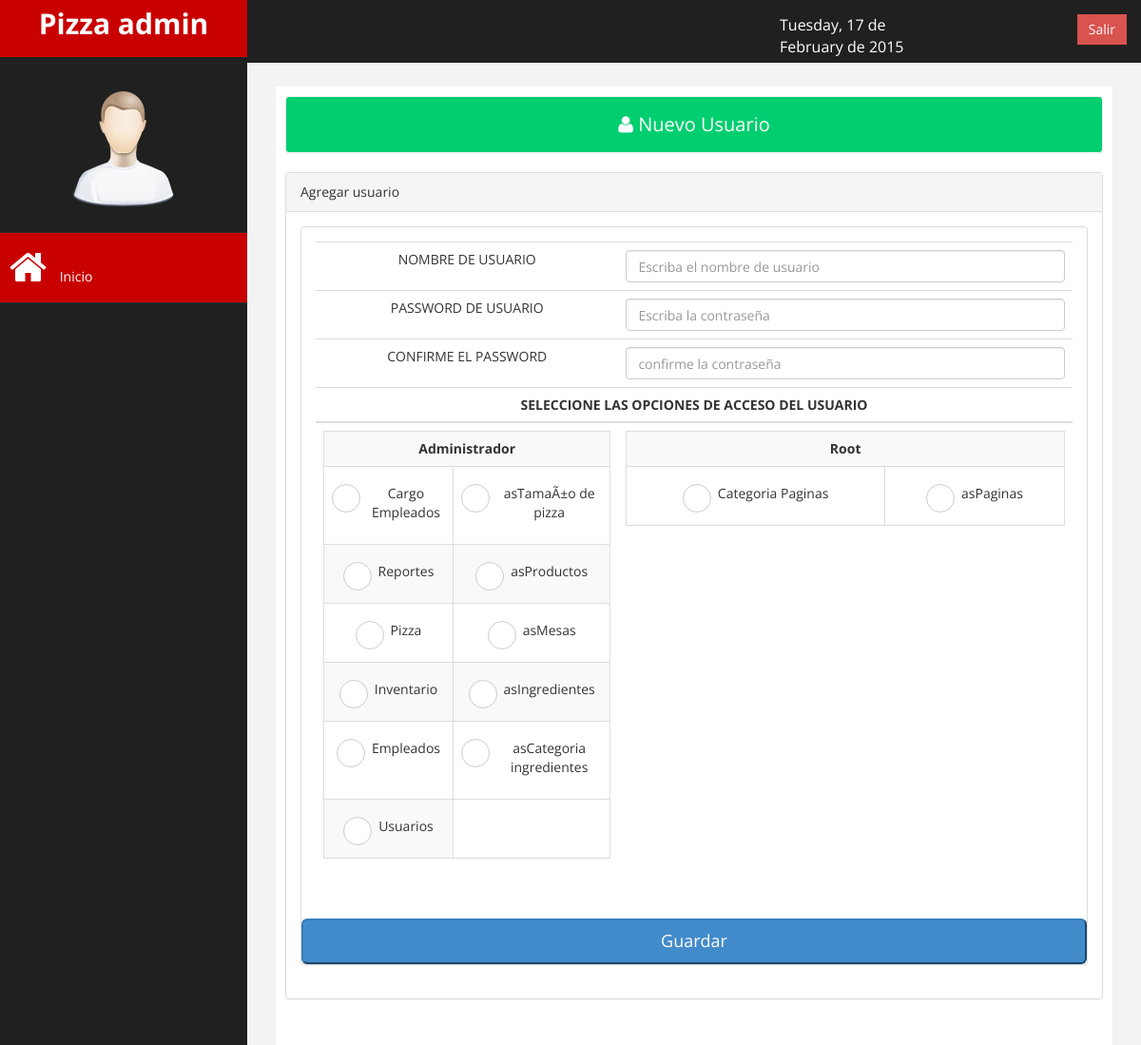
Page /new_user.php on the committed database.
### tables this page shows
CREATE TABLE pagina
(
	id_pagina            INTEGER AUTO_INCREMENT,
	nombre_pagina        VARCHAR(50) NULL,
	url_pagina           VARCHAR(100) NULL,
	status_pagina        VARCHAR(5) NULL,
	id_categoria_pagina  INTEGER NULL,
	icono_pagina         VARCHAR(50) NULL,
	PRIMARY KEY (id_pagina),
	FOREIGN KEY R_32 (id_categoria_pagina) REFERENCES categoria_pagina (id_categoria_pagina)
)AUTO_INCREMENT = 0;

CREATE TABLE categoria_pagina
(
	id_categoria_pagina  INTEGER AUTO_INCREMENT,
	nombre_categoria_pagina VARCHAR(50) NULL,
	status_categoria_pagina VARCHAR(20) NULL,
	icono_categoria_pagina VARCHAR(50) NULL,
	PRIMARY KEY (id_categoria_pagina)
)AUTO_INCREMENT = 0;

### include/form/lib-form-new-user.php (the view, shortened to what this page needs)
<?php
$id_emp=$_SESSION['id_empleado'];
$seccion_pagina2="";
$consulta2="SELECT * FROM categoria_pagina where status_categoria_pagina='1' and nombre_categoria_pagina<>'venta'";
$resultado = mysql_query($consulta2);
echo '
<div class="panel panel-default ">
                        <div class="panel-body">
<div class="table-responsive">
                                <table class="table table-hover">
                                    <form action="procesos/guardar_usuario.php" method="POST">
										<tr>
											<td width="40%">NOMBRE DE USUARIO</td>
											<td width="60%" ><input type="text" class="form-control" name="nombre_us" placeholder="Escriba el nombre de usuario"/>
											</td>
										</tr>
										<tr>
											<td>PASSWORD DE USUARIO</td>
											<td><input type="password" class="form-control" name="pass" id="pass1" placeholder="Escriba la contraseña "/>
											</td>
										</tr>
										<tr>
											<td>CONFIRME EL PASSWORD</td>
											<td><input type="password" id="pass2" class="form-control" placeholder="confirme la contraseña "/>
											</td>
											</tr>
									 	<tr align="center" valign="middle">
											 <th colspan="5">SELECCIONE LAS OPCIONES DE ACCESO DEL USUARIO</th>
											 </tr>
											<tr>
												<tbody VALIGN=TOP ALIGN=CENTER >
											';
													$count=0;
													while ($r=mysql_fetch_assoc($resultado))
													{
														$seccion_pagina=$r['id_categoria_pagina'];
														$consulta2="SELECT * FROM pagina where status_pagina='1' and id_categoria_pagina='".$seccion_pagina."'  ORDER BY id_categoria_pagina";
														$resultado2 = mysql_query($consulta2);
														while ($r2=mysql_fetch_assoc($resultado2)){
														$valor=$r2['nombre_pagina'];
														$id_pagina=$r2['id_pagina'];
														if($seccion_pagina!=$seccion_pagina2)
														{
															if($count>0)
															{
																echo '
																</td>
																</table >';
															}
															$count=0;
																echo '
																<td>
																<table VALIGN=CENTER class="table table-striped table-bordered table-hover">
																<tr ><th colspan="2">'.$r['nombre_categoria_pagina'].'</th></tr>';
														}
														$seccion_pagina2=$seccion_pagina;
													  	if($count % 2 == 0){
												    		echo '<tr>
												    					<td>
													    					<div class="checkbox checkbox-info checkbox-circle">
													    						<input id="checkbox'.$id_pagina.'" name="lista_ac[]" value="'.$id_pagina.'" type="checkbox" class="" onclick="mostrar_opcion(this)" >
													    						<label for="checkbox'.$id_pagina.'">
													    							'.$valor.'
													    						</label>
													    					</div>
													    					<div id="opcion'.$id_pagina.'" style="display:none">
														    					Guardar <input  type="checkbox" class="" name="arreglo'.$id_pagina.'[]" value="guardar">
	                                                            				Modificar <input  type="checkbox" class="" name="arreglo'.$id_pagina.'[]" value="modificar">
	                                                            				Eliminar <input  type="checkbox" class="" name="arreglo'.$id_pagina.'[]" value="baja">
												    						</div>
												    					</td>';
												  		}
												  		else{
												  			echo '<td>
													    				<div class="checkbox checkbox-info checkbox-circle">
													    					<input id="checkbox'.$id_pagina.'" name="lista_ac[]" value="'.$id_pagina.'" type="checkbox" class="" onclick="mostrar_opcion(this)">
													    					<label for="checkbox'.$id_pagina.'">
													    						as'.$valor.'
													    					</label>
													    				</div>
													    				<div id="opcion'.$id_pagina.'" style="display:none">
													    					Guardar <input  type="checkbox" class="" name="arreglo'.$id_pagina.'[]" value="guardar">
                                                            				Modificar <input  type="checkbox" class="" name="arreglo'.$id_pagina.'[]" value="modificar">
                                                           					Eliminar <input  type="checkbox" class="" name="arreglo'.$id_pagina.'[]" value="baja">
												    					</div>
												    				</td>';
												 		}
												 		$count++;
													}
												}
										echo '
							</tbody>
				</table>
            </table>
                               <input type="hidden" name="id_emp" value="'.$id_emp.'" />
</div>
</div>
';
 ?>

### check/build.css (style rules this page uses)
.checkbox { padding-left: 20px; }
.checkbox label { display: inline-block; position: relative; padding-left: 17px; }
.checkbox label::before { content: ""; display: inline-block; position: absolute; width: 30px; height: 30px; left: 0; margin-left: -20px; border: 1px solid #cccccc; border-radius: 3px; background-color: #fff; -webkit-transition: border 0.15s ease-in-out, color 0.15s ease-in-out; -o-transition: border 0.15s ease-in-out, color 0.15s ease-in-out; transition: border 0.15s ease-in-out, color 0.15s ease-in-out; }
.checkbox label::after { display: inline-block; position: absolute; width: 16px; height: 16px; left: 0; top: 0; margin-left: -20px; padding-left: 4px; padding-top: 0px; font-size: 23px; color: #555555; }
.checkbox.checkbox-circle label::before { border-radius: 50%; }

### css/custom2.css (style rules this page uses)
th,td { text-align: center; }
body { font-family: 'Open Sans', sans-serif; }

### rows in the picture
pagina: id_categoria_pagina.nombre_categoria_pagina "Administrador", nombre_pagina "Cargo Empleados"
pagina: nombre_pagina "TamaÃ±o de pizza"
pagina: nombre_pagina "Reportes"
pagina: nombre_pagina "Productos"
pagina: nombre_pagina "Pizza"
pagina: nombre_pagina "Mesas"
pagina: nombre_pagina "Inventario"
pagina: nombre_pagina "Ingredientes"
pagina: nombre_pagina "Empleados"
pagina: nombre_pagina "Categoria ingredientes"
pagina: nombre_pagina "Usuarios"
pagina: id_categoria_pagina.nombre_categoria_pagina "Root", nombre_pagina "Categoria Paginas"
pagina: nombre_pagina "Paginas"

### other values in the picture
utf8_encode($fecha) "Tuesday, 17 de February de 2015"
